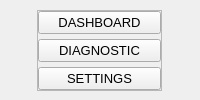
        <widget class="QWidget" name="side_menu" native="true">
         <property name="enabled">
          <bool>true</bool>
         </property>
         <layout class="QHBoxLayout" name="horizontalLayout_6">
          <property name="spacing">
           <number>0</number>
          </property>
          <property name="leftMargin">
           <number>5</number>
          </property>
          <property name="topMargin">
           <number>10</number>
          </property>
          <property name="rightMargin">
           <number>5</number>
          </property>
          <property name="bottomMargin">
           <number>0</number>
          </property>
          <item alignment="Qt::AlignTop">
           <widget class="QFrame" name="items_menu">
            <property name="minimumSize">
             <size>
              <width>125</width>
              <height>0</height>
             </size>
            </property>
            <property name="maximumSize">
             <size>
              <width>125</width>
              <height>16777215</height>
             </size>
            </property>
            <property name="frameShape">
             <enum>QFrame::StyledPanel</enum>
            </property>
            <property name="frameShadow">
             <enum>QFrame::Raised</enum>
            </property>
            <layout class="QVBoxLayout" name="verticalLayout_3">
             <property name="spacing">
              <number>5</number>
             </property>
             <property name="leftMargin">
              <number>0</number>
             </property>
             <property name="topMargin">
              <number>0</number>
             </property>
             <property name="rightMargin">
              <number>0</number>
             </property>
             <property name="bottomMargin">
              <number>0</number>
             </property>
             <item>
              <widget class="QPushButton" name="dashboard_btn">
               <property name="enabled">
                <bool>true</bool>
               </property>
               <property name="font">
                <font>
                 <pointsize>10</pointsize>
                </font>
               </property>
               <property name="text">
                <string>DASHBOARD</string>
               </property>
               <property name="checkable">
                <bool>true</bool>
               </property>
              </widget>
             </item>
             <item>
              <widget class="QPushButton" name="diagnostic_btn">
               <property name="enabled">
                <bool>true</bool>
               </property>
               <property name="font">
                <font>
                 <pointsize>10</pointsize>
                </font>
               </property>
               <property name="text">
                <string>DIAGNOSTIC</string>
               </property>
               <property name="checkable">
                <bool>false</bool>
               </property>
              </widget>
             </item>
             <item>
              <widget class="QPushButton" name="settings_btn">
               <property name="font">
                <font>
                 <pointsize>10</pointsize>
                </font>
               </property>
               <property name="text">
                <string>SETTINGS</string>
               </property>
               <property name="checkable">
                <bool>true</bool>
               </property>
              </widget>
             </item>
            </layout>
           </widget>
          </item>
         </layout>
        </widget>
